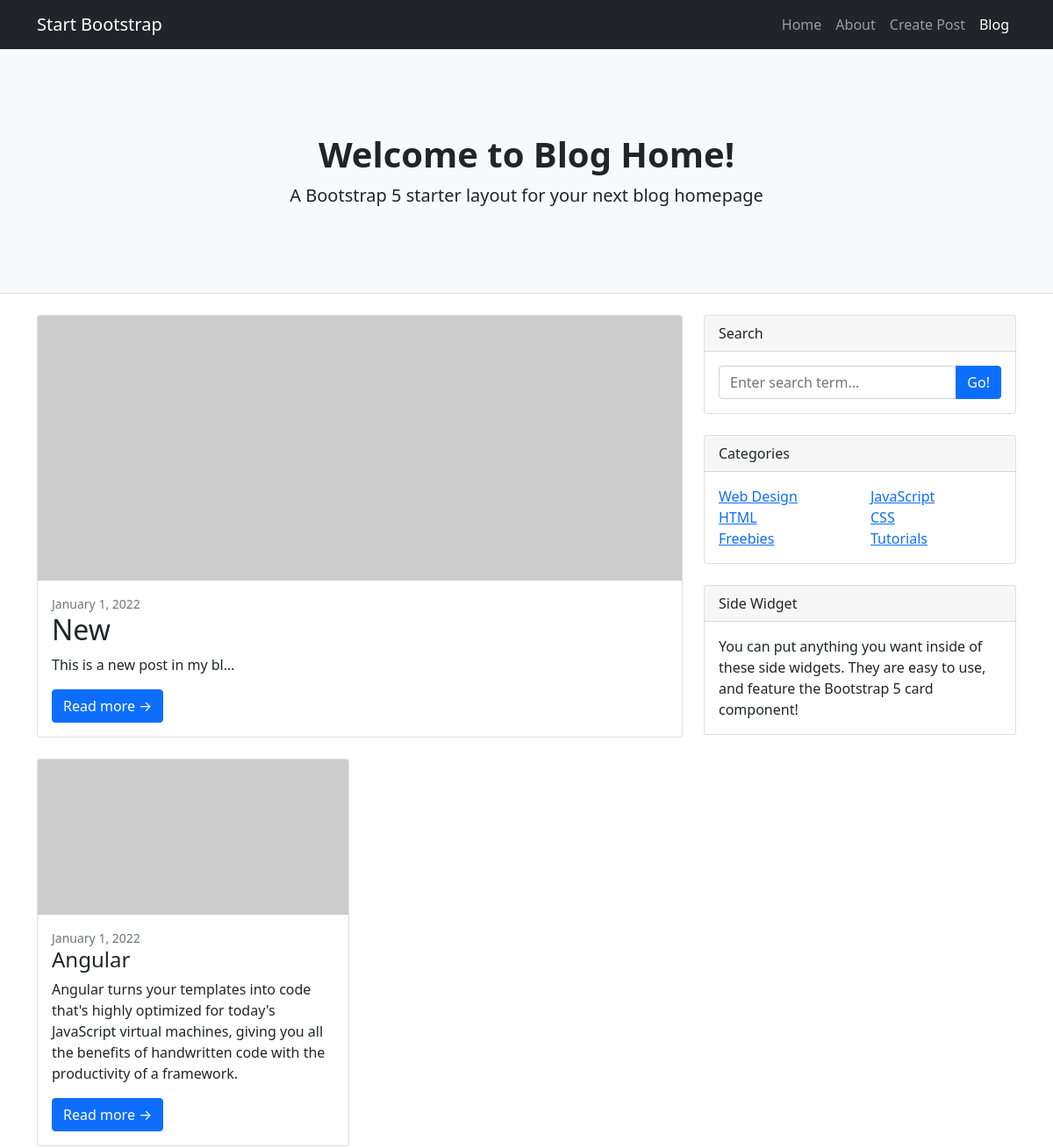
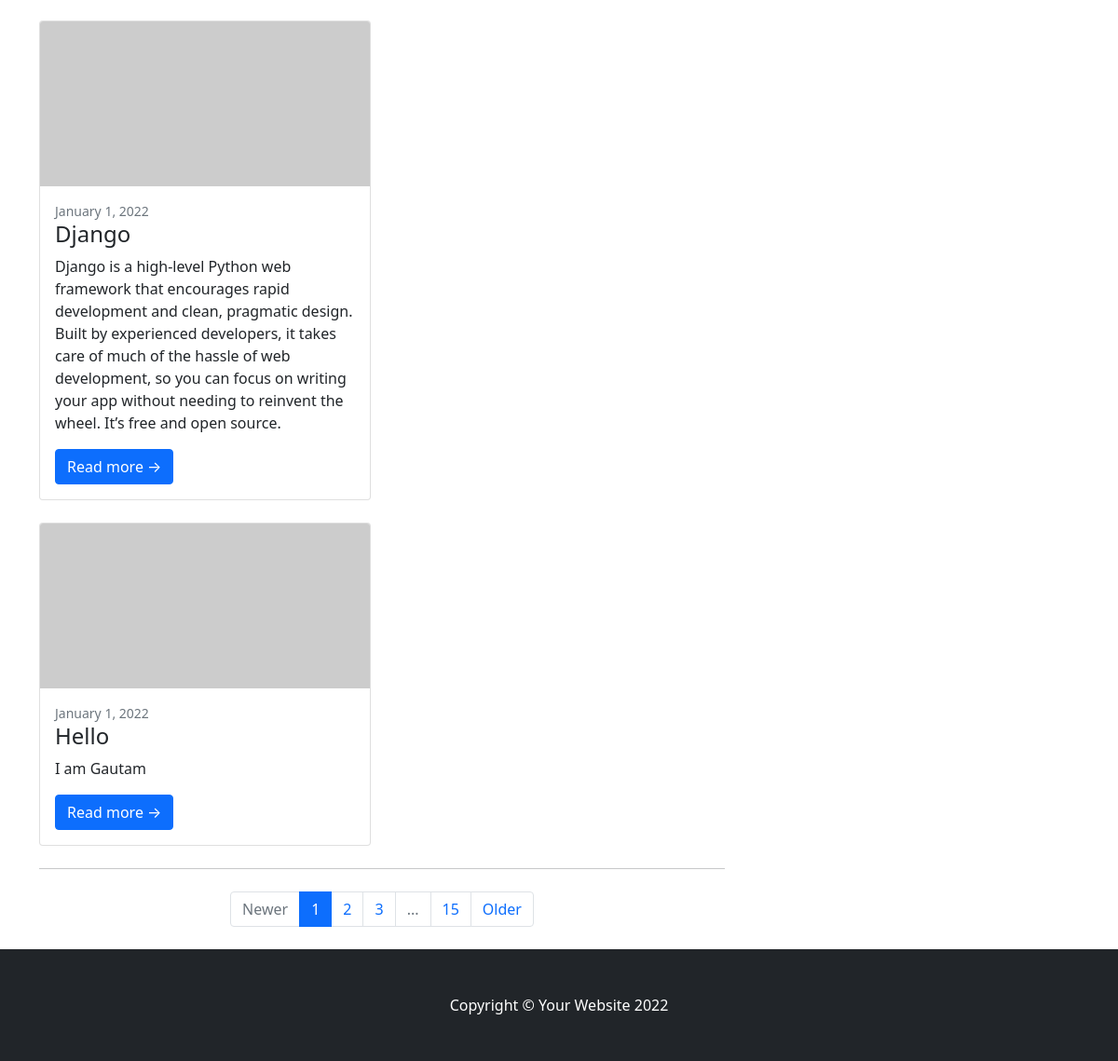
The page / on the database its author committed (2 pictures, top to bottom).
### newapp/models.py (models this page shows, shortened)
class Post(models.Model):
    title=models.CharField(max_length=20)
    content=models.TextField()

### newapp/views.py (the view)
# urls.py: path('',index,name="index"),
def index(request):
    records=Post.objects.all().order_by('-id')[1:]
    last_post=Post.objects.all().order_by('-id')[0]
    return render(request,'index.html',{'rec':records,'last':last_post})

### newapp/templates/index.html (shortened to what this page needs)
<!DOCTYPE html>
<html lang="en">
    <head>
        <link href="./static/styles.css" rel="stylesheet" />
    </head>
    <body>
        <nav class="navbar navbar-expand-lg navbar-dark bg-dark">
            <div class="container">
                <a class="navbar-brand" href="#!">Start Bootstrap</a>
                <div class="collapse navbar-collapse" id="navbarSupportedContent">
                    <ul class="navbar-nav ms-auto mb-2 mb-lg-0">
                        <li class="nav-item"><a class="nav-link" href="#">Home</a></li>
                        <li class="nav-item"><a class="nav-link" href="#!">About</a></li>
                        <li class="nav-item"><a class="nav-link" href="{% url 'add_newpost' %}">Create Post</a></li>
                        <li class="nav-item"><a class="nav-link active" aria-current="page" href="#">Blog</a></li>
                    </ul>
                </div>
            </div>
        </nav>
        <header class="py-5 bg-light border-bottom mb-4">
            <div class="container">
                <div class="text-center my-5">
                    <h1 class="fw-bolder">Welcome to Blog Home!</h1>
                    <p class="lead mb-0">A Bootstrap 5 starter layout for your next blog homepage</p>
                </div>
            </div>
        </header>
        <div class="container">
            <div class="row">
                <div class="col-lg-8">
                    <div class="card mb-4">
                        <a href="#!"><img class="card-img-top" src="https://dummyimage.com/850x350/dee2e6/6c757d.jpg" alt="..." /></a>
                        <div class="card-body">
                            <div class="small text-muted">January 1, 2022</div>
                            <h2 class="card-title">{{last.title|title}}</h2>
                            <p class="card-text">{{last.content|truncatechars:28}}</p>
                            <a class="btn btn-primary" href="#!">Read more →</a>
                        </div>
                    </div>
                    <div class="row">
                        <div class="col-lg-6">
                            {% for i in rec %}
                            <div class="card mb-4">
                                <a href="#!"><img class="card-img-top" src="https://dummyimage.com/700x350/dee2e6/6c757d.jpg" alt="..." /></a>
                                <div class="card-body">
                                    <div class="small text-muted">January 1, 2022</div>
                                    <h2 class="card-title h4">{{i.title|title}}</h2>
                                    <p class="card-text">{{i.content}}</p>
                                    <a class="btn btn-primary" href="#!">Read more →</a>
                                </div>
                            </div>
                            {% endfor %}
                        </div>
                    </div>
                    <nav aria-label="Pagination">
                        <hr class="my-0" />
                        <ul class="pagination justify-content-center my-4">
                            <li class="page-item disabled"><a class="page-link" href="#" tabindex="-1" aria-disabled="true">Newer</a></li>
                            <li class="page-item active" aria-current="page"><a class="page-link" href="#!">1</a></li>
                            <li class="page-item"><a class="page-link" href="#!">2</a></li>
                            <li class="page-item"><a class="page-link" href="#!">3</a></li>
                            <li class="page-item disabled"><a class="page-link" href="#!">...</a></li>
                            <li class="page-item"><a class="page-link" href="#!">15</a></li>
                            <li class="page-item"><a class="page-link" href="#!">Older</a></li>
                        </ul>
                    </nav>
                </div>
                <div class="col-lg-4">
                    <div class="card mb-4">
                        <div class="card-header">Search</div>
                        <div class="card-body">
                            <div class="input-group">
                                <input class="form-control" type="text" placeholder="Enter search term..." aria-label="Enter search term..." aria-describedby="button-search" />
                                <button class="btn btn-primary" id="button-search" type="button">Go!</button>
                            </div>
                        </div>
                    </div>
                    <div class="card mb-4">
                        <div class="card-header">Categories</div>
                        <div class="card-body">
                            <div class="row">
                                <div class="col-sm-6">
                                    <ul class="list-unstyled mb-0">
                                        <li><a href="#!">Web Design</a></li>
                                        <li><a href="#!">HTML</a></li>
                                        <li><a href="#!">Freebies</a></li>
                                    </ul>
                                </div>
                                <div class="col-sm-6">
                                    <ul class="list-unstyled mb-0">
                                        <li><a href="#!">JavaScript</a></li>
                                        <li><a href="#!">CSS</a></li>
                                        <li><a href="#!">Tutorials</a></li>
                                    </ul>
                                </div>
                            </div>
                        </div>
                    </div>
                    <div class="card mb-4">
                        <div class="card-header">Side Widget</div>
                        <div class="card-body">You can put anything you want inside of these side widgets. They are easy to use, and feature the Bootstrap 5 card component!</div>
                    </div>
                </div>
            </div>
        </div>
        <footer class="py-5 bg-dark">
            <div class="container"><p class="m-0 text-center text-white">Copyright &copy; Your Website 2022</p></div>
        </footer>
    </body>
</html>

### rows shown on the page
Post: title "New", content "This is a new post in my bl…"
Post: title "Angular", content "Angular turns your templates into code that's highly optimized for today's JavaScript virtual machines, giving you all the benefits of handwritten code with the productivity of a framework."
Post: title "Django", content "Django is a high-level Python web framework that encourages rapid development and clean, pragmatic design. Built by experienced developers, it takes care of much of the hassle of web development, so you can focus on writing your app without needing to reinvent the wheel. It’s free and open source."
Post: title "Hello", content "I am Gautam"
